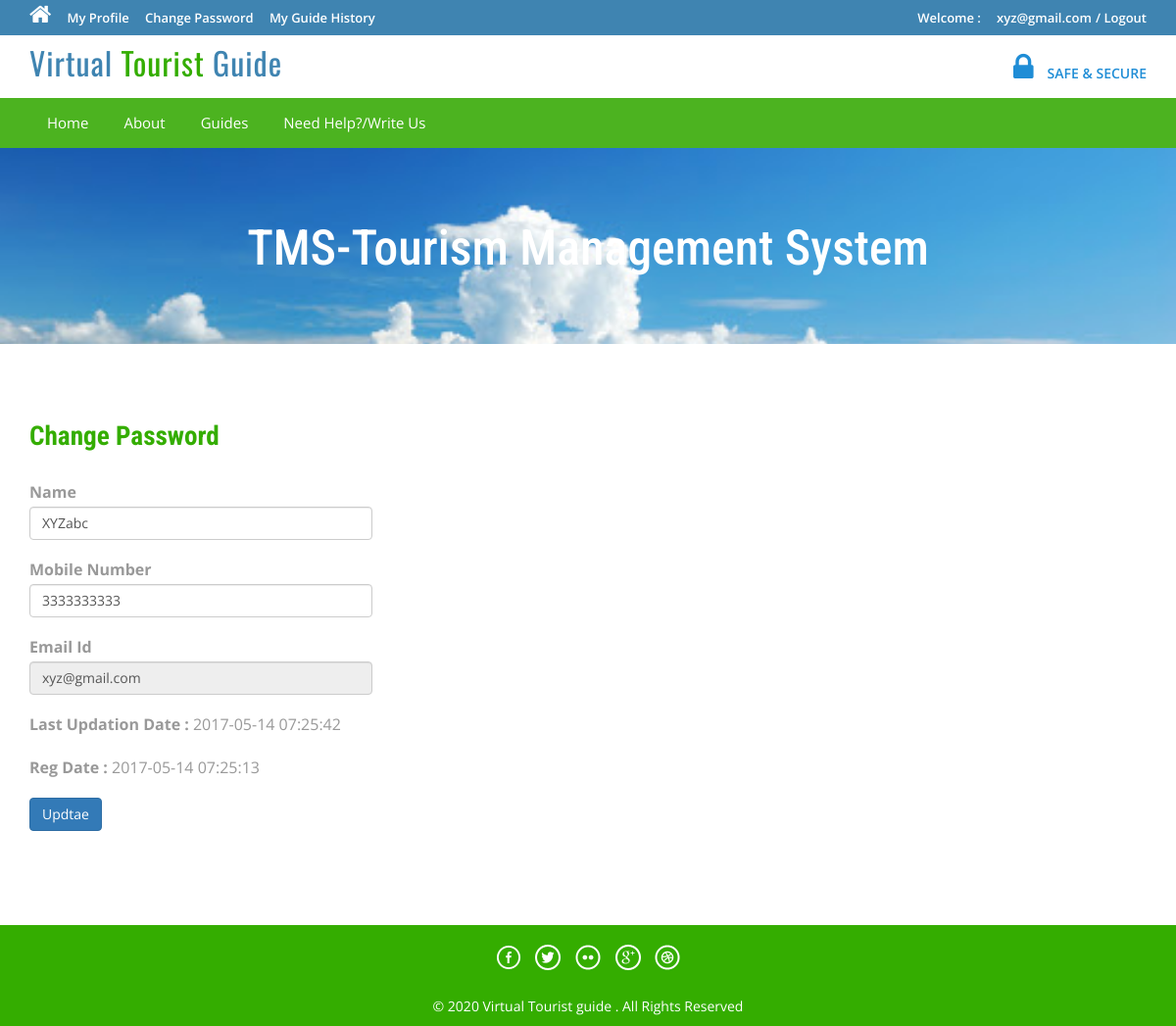
The app's page /profile.php (signed in) with its own data.
### tables this page shows
CREATE TABLE `tblusers` (
  `id` int(11) NOT NULL,
  `FullName` varchar(100) DEFAULT NULL,
  `MobileNumber` char(10) DEFAULT NULL,
  `EmailId` varchar(70) DEFAULT NULL,
  `Password` varchar(100) DEFAULT NULL,
  `RegDate` timestamp NULL DEFAULT current_timestamp(),
  `UpdationDate` timestamp NULL DEFAULT NULL ON UPDATE current_timestamp()
);

### profile.php (the view, shortened to what this page needs)
<?php
include('includes/config.php');
if(strlen($_SESSION['login'])==0)
	{
header('location:index.php');
}
else{
?>
<!DOCTYPE HTML>
<html>
<head>
<link href="css/bootstrap.css" rel='stylesheet' type='text/css' />
<link href="css/style.css" rel='stylesheet' type='text/css' />
<link href="css/font-awesome.css" rel="stylesheet">
<link href="css/animate.css" rel="stylesheet" type="text/css" media="all">
</head>
<body>
<div class="top-header">
<?php include('includes/header.php');?>
<div class="banner-1 ">
	<div class="container">
		<h1 class="wow zoomIn animated animated" data-wow-delay=".5s" style="visibility: visible; animation-delay: 0.5s; animation-name: zoomIn;">TMS-Tourism Management System</h1>
	</div>
</div>
<div class="privacy">
	<div class="container">
		<h3 class="wow fadeInDown animated animated" data-wow-delay=".5s" style="visibility: visible; animation-delay: 0.5s; animation-name: fadeInDown;">Change Password</h3>
		<form name="chngpwd" method="post">
<?php
$useremail=$_SESSION['login'];
$sql = "SELECT * from tblusers where EmailId=:useremail";
$query = $dbh -> prepare($sql);
$query -> bindParam(':useremail',$useremail, PDO::PARAM_STR);
$query->execute();
$results=$query->fetchAll(PDO::FETCH_OBJ);
if($query->rowCount() > 0)
{
foreach($results as $result)
{	?>
	<p style="width: 350px;">
			<b>Name</b>  <input type="text" name="name" value="<?php echo htmlentities($result->FullName);?>" class="form-control" id="name" required="">
	</p>
<p style="width: 350px;">
<b>Mobile Number</b>
<input type="text" class="form-control" name="mobileno" maxlength="10" value="<?php echo htmlentities($result->MobileNumber);?>" id="mobileno"  required="">
</p>
<p style="width: 350px;">
<b>Email Id</b>
	<input type="email" class="form-control" name="email" value="<?php echo htmlentities($result->EmailId);?>" id="email" readonly>
			</p>
<p style="width: 350px;">
<b>Last Updation Date : </b>
<?php echo htmlentities($result->UpdationDate);?>
</p>
<p style="width: 350px;">
<b>Reg Date :</b>
<?php echo htmlentities($result->RegDate);?>
			</p>
<?php }} ?>
			<p style="width: 350px;">
<button type="submit" name="submit6" class="btn-primary btn">Updtae</button>
			</p>
			</form>
	</div>
</div>
<?php include('includes/footer.php');?>
</body>
</html>
<?php } ?>

### css/style.css (style rules this page uses)
html, body { font-size: 100%; background: #fff; font-family: 'Open Sans', sans-serif; }
h1,h2,h3,h4,h5,h6 { margin:0; font-family: 'Roboto Condensed', sans-serif; }
p { margin:0; }
.top-header { background-color: #3F84B1; border-bottom: 0 none; height: 36px; line-height: 35px; }
.banner-1 { background: url(../images/3.jpg)no-repeat; background-size: cover; -webkit-background-size: cover; -o-background-size: cover; -ms-background-size: cover; -moz-background-size: cover; min-height:200px; }
.banner-1 h1 { font-size: 50px; margin-bottom: 40px; padding: 1.5em 0 0; text-align: center; color: #ffffff; }
.privacy h3 { color: #34AD00; font-size: 1.7em; font-weight: 700; margin-bottom: 1em; }
.privacy { padding: 5em 0; }
.privacy p { font-size: 1em; line-height: 1.8em; color: #999; margin: 1em 0; }

### records on screen
tblusers: name "XYZabc", mobileno "3333333333", email "xyz@gmail.com", UpdationDate "2017-05-14 07:25:42", RegDate "2017-05-14 07:25:13"

### other values on screen
$_SESSION['login'] "xyz@gmail.com"
